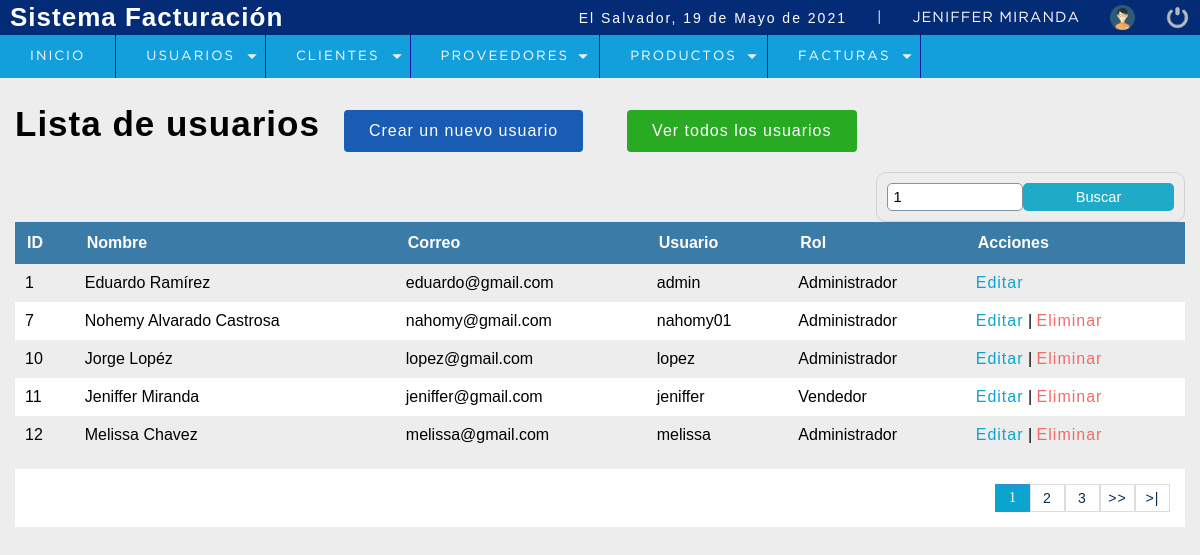
Screenshot of /sistema/buscar_usuario.php?busqueda=1 (signed in) with the database file from the repository.
### tables this page shows
CREATE TABLE `usuario` (
  `idusuario` int(11) NOT NULL,
  `nombre` varchar(50) DEFAULT NULL,
  `correo` varchar(100) DEFAULT NULL,
  `usuario` varchar(15) DEFAULT NULL,
  `clave` varchar(100) DEFAULT NULL,
  `rol` int(11) DEFAULT NULL,
  `estatus` int(11) NOT NULL DEFAULT 1
);

CREATE TABLE `rol` (
  `idrol` int(11) NOT NULL,
  `rol` varchar(20) DEFAULT NULL
);

### sistema/buscar_usuario.php (the view, shortened to what this page needs)
<?php
include "../conexion.php";
?>
<!DOCTYPE html>
<html lang="en">
<head>
	<?php include "includes/scripts.php";?>
</head>
<body>
	<?php include "includes/header.php"; ?>
	<section id="container">
    <?php
        $busqueda = strtolower ($_REQUEST['busqueda']);
    ?>
		<h1>Lista de usuarios</h1>
        <a href="registro_usuario.php" class="btn_new_user">Crear un nuevo usuario</a>
        <a href="lista_usuarios.php" class="btn_all_users">Ver todos los usuarios</a>
        <form action="buscar_usuario.php" method="get"  class="form_search">
            <input type="text" name="busqueda" placeholder="Buscar usuario" id="busqueda" value="<?php echo $busqueda;?>">
            <input type="submit" value="Buscar" class="btn_search">
        </form>
        <table>
            <tr>
                <th>ID</th>
                <th>Nombre</th>
                <th>Correo</th>
                <th>Usuario</th>
                <th>Rol</th>
                <th>Acciones</th>
            </tr>
            <?php
                $rol = '';
                $sql_register = mysqli_query($conection, "SELECT COUNT(*) as total_registro FROM usuario WHERE
                                                                            (
                                                                              idusuario LIKE '%$busqueda%' OR
                                                                                 nombre LIKE '%$busqueda%' OR
                                                                                 correo LIKE '%$busqueda%' OR
                                                                                usuario LIKE '%$busqueda%'
                                                                                 $rol) AND estatus = 1");
                $result_register = mysqli_fetch_array($sql_register);
                $total_registro = $result_register['total_registro'];
                $por_pagina = 5;
                if(empty($_GET['pagina'])){
                    $pagina = 1;
                }else {
                    $pagina = $_GET['pagina'];
                }
                $desde = ($pagina - 1) * $pagina;
                $total_paginas = ceil($total_registro / $por_pagina);
            $query = mysqli_query($conection, "SELECT u.idusuario, u.nombre, u.correo, u.usuario, r.rol
            FROM usuario u INNER JOIN rol r ON u.rol = r.idrol
             WHERE (
                    u.idusuario LIKE '%$busqueda%' OR
                    u.nombre    LIKE '%$busqueda%' OR
                    u.correo    LIKE '%$busqueda%' OR
                    u.usuario   LIKE '%$busqueda%' OR
                    r.rol       LIKE '%$busqueda%') AND
            estatus = 1
             ORDER BY idusuario ASC LIMIT $desde, $por_pagina");
            $result = mysqli_num_rows($query);
            if($result > 0){
                while($lista_user = mysqli_fetch_array($query)){
            ?>
            <tr>
                <td><?php echo $lista_user['idusuario'];?></td>
                <td><?php echo $lista_user['nombre'];?></td>
                <td><?php echo $lista_user['correo'];?></td>
                <td><?php echo $lista_user['usuario']; ?></td>
                <td><?php echo $lista_user['rol']; ?></td>
                <td>
                    <a href="editar_usuario.php?id=<?php echo $lista_user['idusuario'];?>" class="link_edit">Editar</a>
                <?php if($lista_user['idusuario'] != 1){
                ?>
                |
                <a href="eliminar_confirmar_usuario.php?id=<?php echo $lista_user['idusuario']; ?>" class="link_delete">Eliminar</a>
                <?php  } ?>
            </td>
            </tr>
                    <?php
        }
    }     else if($result == 0){
        echo '<td>No se encontraron resultados.</td>';
    }
                 ?>
        </table>
        <div class="paginador">
            <ul>
                <?php
                for ($i=1; $i <= $total_paginas; $i++) {
                    if($i == $pagina){
                    echo ' <li class="pageSelected">  '.$i.' </li>';
                    } else {
                        echo '<li><a href="?pagina='.$i.'"> '.$i.'</a></li>';
                    }
                }
                if($pagina != $total_paginas){
                ?>
                <li> <a href="?pagina=<?php echo  $pagina + 1;?>"> >> </a></li>
                <li> <a href="?pagina=<?php echo  $total_paginas;?>"> >| </a></li>
                <?php }?>
            </ul>
        </div>
	</section>
</body>
</html>

### sistema/css/style.css (style rules this page uses)
* { margin: 0; padding: 0; box-sizing: border-box; }
body { background: #ededed; }
h1, h2, h3, h4, h5, h6 { font-family: 'arial'; font-weight: bold; letter-spacing: 1px; }
h1 { font-size: 26px; }
a { text-decoration: none; font-family: arial; letter-spacing: 1px; }
#container { padding: 90px 15px 15px; }
form { background: white; margin: auto; padding: 20px 50px; border: 1px solid #d1d1d1; }
input,select { display: block; width: 100%; font-size: 11pt; padding: 5px; border: 1px solid #85929e; border-radius: 5px; }
#container h1 { font-size: 35px; display: inline-block; }
.btn_new_user { background: #185cb4; color: white; padding: 12px 25px; border-radius: 4px; margin: 20px; display: inline-block; }
.btn_all_users { background: #28aa23; color: white; padding: 12px 25px; border-radius: 4px; margin: 20px; display: inline-block; }
table { border-collapse: collapse; font-size: 12pt; font-family: 'arial'; width: 100%; }
table th { text-align: left; margin: 10px; background: #3b7ba8; color: white; padding: 12px; }
table tr:nth-child(odd) { background: white; }
table td { padding: 10px; }
.link_edit { color: #0ca4ce; }
.link_delete { color: #f26b6b; }
.paginador ul { padding: 15px; list-style: none; background: white; margin-top: 15px; display: -webkit-flex; display: -moz-flex; display: -ms-flex; display: -o-flex; display: flex; justify-content: flex-end; }
.paginador a, .pageSelected { color: #092953; border: 1px solid #DDD; padding: 5px; display: inline-block; font-size: 14px; text-align: center; width: 35px; }
.pageSelected { color: white; background: #0ca4ce; border: 1px solid #428bca; }
.form_search { display: -webkit-flex; display: -moz-flex; display: -ms-flex; display: -o-flex; display: flex; float: right; background: initial; padding: 10px; border-radius: 10px; }
.form_search .btn_search { background: #1faac8; color: white; padding: 0 20px; border: 0; cursor: pointer; }

### rows the page displays
usuario: idusuario "1", nombre "Eduardo Ramírez", correo "eduardo@gmail.com", usuario "admin", rol.rol "Administrador"
usuario: idusuario "7", nombre "Nohemy Alvarado Castrosa", correo "nahomy@gmail.com", usuario "nahomy01", rol.rol "Administrador"
usuario: idusuario "10", nombre "Jorge Lopéz", correo "lopez@gmail.com", usuario "lopez", rol.rol "Administrador"
usuario: idusuario "11", nombre "Jeniffer Miranda", correo "jeniffer@gmail.com", usuario "jeniffer", rol.rol "Vendedor"
usuario: idusuario "12", nombre "Melissa Chavez", correo "melissa@gmail.com", usuario "melissa", rol.rol "Administrador"

### other values shown
fechaC() "19 de Mayo de 2021"
$_SESSION['nombre'] "JENIFFER MIRANDA"
